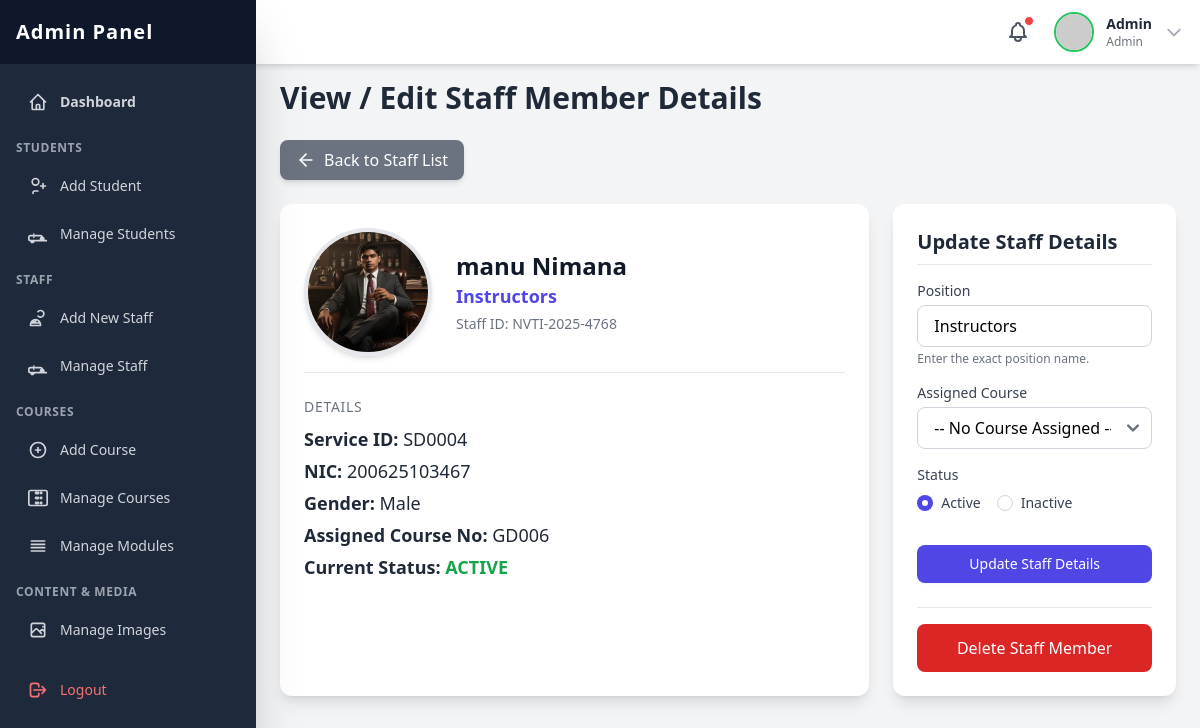
The app's page /admin/pages/view_staff_details.php?staff_id=NVTI-2025-4768 (signed in), older data.
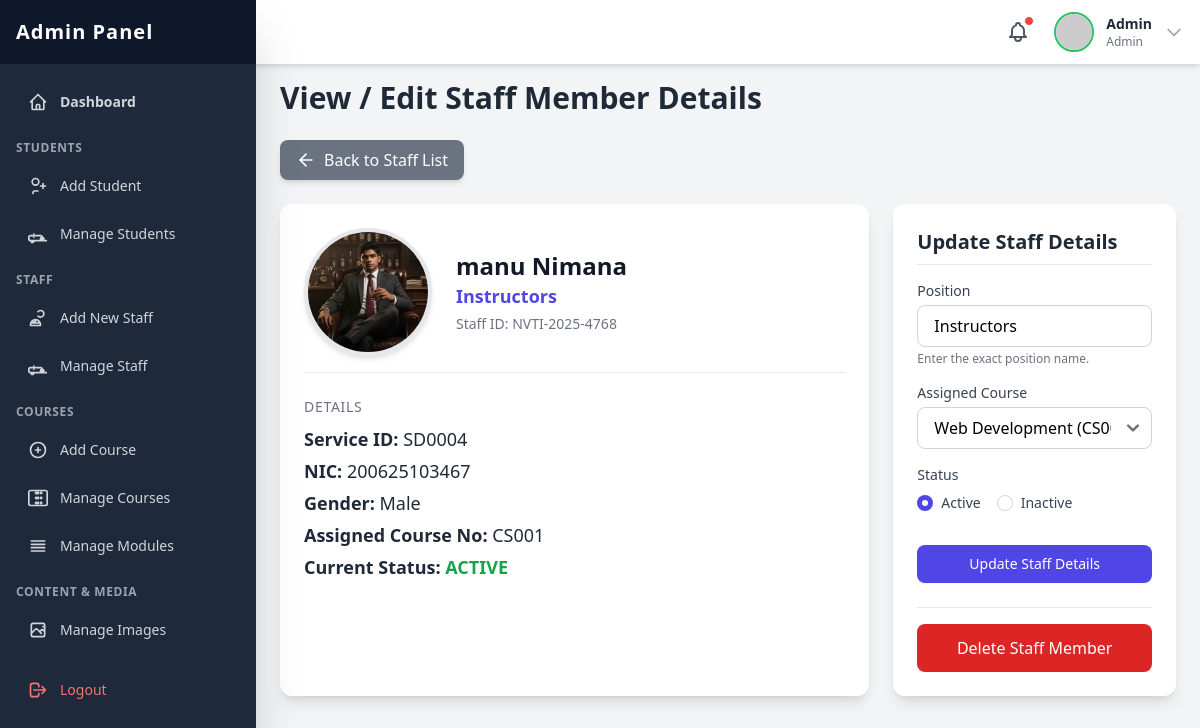
The same page, newer data.
### tables this page shows
CREATE TABLE `staff` (
  `id` int(11) NOT NULL,
  `staff_id` varchar(20) NOT NULL,
  `service_id` varchar(20) NOT NULL,
  `first_name` varchar(50) NOT NULL,
  `last_name` varchar(50) NOT NULL,
  `nic` varchar(15) NOT NULL,
  `contact_no` varchar(15) DEFAULT NULL,
  `email` varchar(100) DEFAULT NULL,
  `gender` varchar(10) NOT NULL,
  `password` varchar(255) NOT NULL,
  `position` varchar(100) NOT NULL,
  `course_no` varchar(20) DEFAULT NULL,
  `profile_photo` varchar(255) DEFAULT NULL,
  `status` enum('active','inactive') NOT NULL DEFAULT 'active'
);

### admin/pages/view_staff_details.php (the view, shortened to what the rows shown need)
<?php
include_once('../include/header.php');
include_once('../../include/connection.php');
$staff_id_to_view = trim($_GET['staff_id']);
$query = "SELECT * FROM staff WHERE staff_id = ?";
$stmt = $con->prepare($query);
$stmt->bind_param("s", $staff_id_to_view);
$stmt->execute();
$result = $stmt->get_result();
if ($result->num_rows == 1) {
    $staff = $result->fetch_assoc();
    $photo_url = "https://placehold.co/150x150/a0aec0/ffffff?text=" . substr($staff['first_name'], 0, 1);
    if (!empty($staff['profile_photo']) && file_exists('../../uploads/profile_photos/' . $staff['profile_photo'])) {
        $photo_url = '../../uploads/profile_photos/' . $staff['profile_photo'];
    }
    $is_instructor = ($staff['position'] === 'Instructors');
} else {
    echo "<div class='p-6'><p class='text-red-500'>Error: No staff member found with ID: " . htmlspecialchars($staff_id_to_view) . "</p></div>";
    $stmt->close();
    $con->close();
    include_once('../include/footer.php');
    exit();
}
?>
<h2 class="text-3xl font-bold text-gray-800 mb-6">View / Edit Staff Member Details</h2>
<div class="grid grid-cols-1 lg:grid-cols-3 gap-6">
    <div class="lg:col-span-2 bg-white p-6 rounded-xl shadow-lg">
        <div class="flex flex-col sm:flex-row items-center border-b pb-4 mb-6 gap-6">
            <img
                src="<?php echo $photo_url; ?>"
                alt="<?php echo htmlspecialchars($staff['first_name'] . ' ' . $staff['last_name']); ?>"
                class="w-32 h-32 rounded-full object-cover shadow-md flex-shrink-0 border-4 border-gray-200"
            >
            <div>
                <h3 class="text-2xl font-bold text-gray-900"><?php echo htmlspecialchars($staff['first_name'] . ' ' . $staff['last_name']); ?></h3>
                <p class="text-lg text-indigo-600 font-semibold"><?php echo htmlspecialchars($staff['position']); ?></p>
                <p class="text-sm text-gray-500 mt-1">Staff ID: <?php echo htmlspecialchars($staff['staff_id']); ?></p>
            </div>
        </div>
        <div class="space-y-4">
            <div>
                <div class="mt-2 text-lg text-gray-800 space-y-1">
                    <p><strong>Service ID:</strong> <?php echo htmlspecialchars($staff['service_id']); ?></p>
                    <p><strong>NIC:</strong> <?php echo htmlspecialchars($staff['nic']); ?></p>
                    <p><strong>Gender:</strong> <?php echo htmlspecialchars($staff['gender']); ?></p>
                     <?php if(!empty($staff['course_no'])): ?>
                     <p><strong>Assigned Course No:</strong> <?php echo htmlspecialchars($staff['course_no']); ?></p>
                     <?php endif; ?>
                     <p><strong>Current Status:</strong>
                        <?php if ($staff['status'] == 'active'): ?>
                            <span class="font-semibold text-green-600">ACTIVE</span>
                        <?php else: ?>
                            <span class="font-semibold text-red-600">INACTIVE</span>
                        <?php endif; ?>
                     </p>
                </div>
            </div>
        </div>
    </div>
    <div class="lg:col-span-1">
        <div class="bg-white p-6 rounded-xl shadow-lg sticky top-28">
            <form action="../lib/staff_action_handler.php" method="POST" class="space-y-4">
                <div>
                    <label for="position" class="block text-sm font-medium text-gray-700 mb-1">Position</label>
                    <input type="text" id="position" name="position" required
                           value="<?php echo htmlspecialchars($staff['position']); ?>"
                           class="w-full px-4 py-2 border border-gray-300 rounded-lg focus:outline-none focus:ring-2 focus:ring-indigo-500"
                           placeholder="e.g., Instructors, Clerk">
                     <p class="text-xs text-gray-500 mt-1">Enter the exact position name.</p>
                </div>
                <div>
                    <label for="course_no" class="block text-sm font-medium text-gray-700 mb-1">Assigned Course</label>
                    <select id="course_no" name="course_no"
                            class="w-full px-4 py-2 border border-gray-300 rounded-lg bg-white focus:outline-none focus:ring-2 focus:ring-indigo-500 appearance-none
                            <?php if (!$is_instructor) echo 'bg-gray-100 cursor-not-allowed';  ?>"
                            <?php if (!$is_instructor) echo 'disabled';  ?> >
                        <option value="">-- No Course Assigned --</option>
                    </select>
                </div>
                <div>
                    <div class="flex items-center space-x-4">
                        <div class="flex items-center">
                            <input id="status_active" name="status" type="radio" value="active" <?php echo ($staff['status'] == 'active') ? 'checked' : ''; ?>
                                   class="h-4 w-4 text-indigo-600 border-gray-300 focus:ring-indigo-500">
                            <label for="status_active" class="ml-2 text-sm font-medium text-gray-700">Active</label>
                        </div>
                        <div class="flex items-center">
                            <input id="status_inactive" name="status" type="radio" value="inactive" <?php echo ($staff['status'] == 'inactive') ? 'checked' : ''; ?>
                                   class="h-4 w-4 text-indigo-600 border-gray-300 focus:ring-indigo-500">
                            <label for="status_inactive" class="ml-2 text-sm font-medium text-gray-700">Inactive</label>
                        </div>
                    </div>
                </div>
            </form>
        </div>
    </div>
</div>
<?php
include_once('../include/footer.php');
?>

### admin/include/header.php (shortened to what the rows shown need)
<?php
$admin_username = isset($_SESSION['admin_username']) ? $_SESSION['admin_username'] : null;
$admin_display_name = 'User';
$admin_display_type = 'Guest';
if ($admin_username) {
    include_once __DIR__ . '/../../include/connection.php';
    if (isset($con)) {
        $query_admin = "SELECT username, type FROM admin WHERE username = ?";
        $stmt_admin = $con->prepare($query_admin);
        if ($stmt_admin) {
            $stmt_admin->bind_param("s", $admin_username);
            $stmt_admin->execute();
            $result_admin = $stmt_admin->get_result();
            if ($result_admin->num_rows == 1) {
                $admin_data = $result_admin->fetch_assoc();
                $admin_display_name = htmlspecialchars($admin_data['username']);
                $admin_display_type = htmlspecialchars(ucfirst($admin_data['type']));
            }
        } else {
             error_log("Admin header: Failed to prepare admin query: " . $con->error);
        }
    } else {
        error_log("Admin header: Database connection not established in connection.php.");
    }
}
?>
<!DOCTYPE html>
<html lang="en">
<head>
    <script src="https://cdn.tailwindcss.com"></script>
    <link href="https://cdnjs.cloudflare.com/ajax/libs/flowbite/2.2.1/flowbite.min.css" rel="stylesheet" />
    <link rel="stylesheet" href="../css/webkit.css">
</head>
<body class="bg-gray-100 min-h-screen">
    <header class="fixed top-0 left-0 right-0 h-16 bg-white shadow-md z-30 flex items-center justify-between px-4 transition-all duration-300" id="page-header">
        <div class="flex items-center space-x-4 relative">
            <button id="avatarButton" type="button" data-dropdown-toggle="userDropdown" data-dropdown-placement="bottom-start" class="flex items-center space-x-3 cursor-pointer group">
                <div class="hidden sm:block text-sm text-left"> <p class="font-semibold text-gray-800"><?php echo $admin_display_name; ?></p>
                    <p class="text-xs text-gray-500"><?php echo $admin_display_type; ?></p>
                </div>
                </button>
            </div>
    </header>
    <div id="sidebar-wrapper">
        <nav class="fixed top-0 bottom-0 left-0 w-64 bg-slate-800 text-white z-40 transform -translate-x-full lg:translate-x-0 transition-transform duration-300 ease-in-out shadow-2xl" id="page-sidebar">
            <div class="h-16 bg-slate-900 flex items-center justify-between px-4">
                <h1 class="text-xl font-extrabold text-white tracking-wider">Admin Panel</h1>
            </div>
        </nav>
    </div>
    <main class="pt-20 p-6 lg:ml-64 transition-all duration-300" id="main-content">

Row changes from the older to the newer data that the page shows:
changed staff "manu Nimana": course_no "GD006" → "CS001"; course_no "-- No Course Assigned --" → (not shown)
Text that changed along with them:
form field course_no: (not shown) → "Web Development (CS001)"
